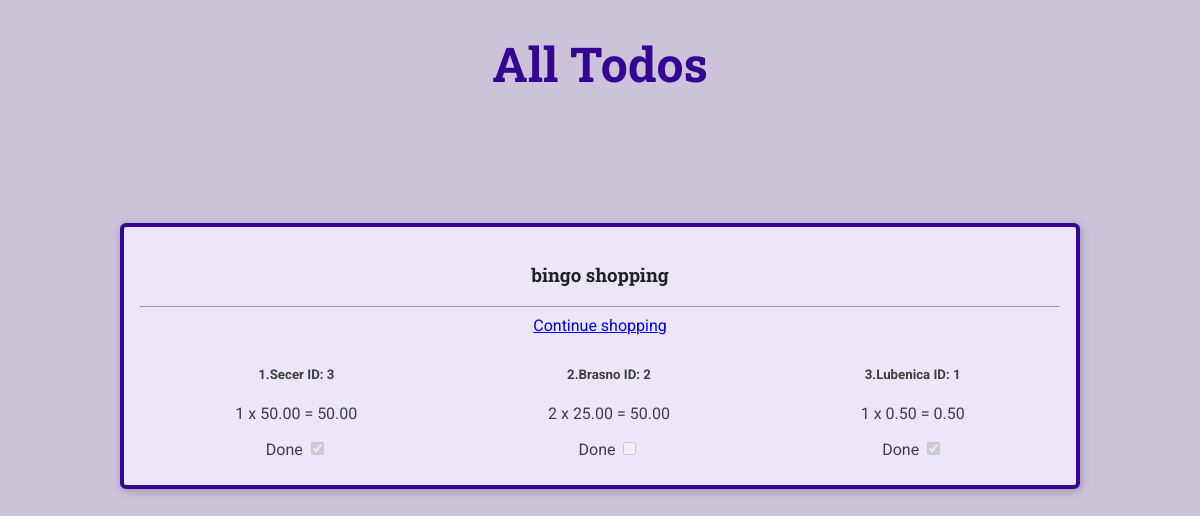
/todo/1, run on the app's committed database.
### todo/models.py (models this page shows, shortened)
class TodoList(models.Model):
    name = models.CharField(max_length=100)

class Product(models.Model):
    title = models.CharField(max_length=100)
    quantity = models.IntegerField(default=1)
    price = models.DecimalField(default=0, max_digits=4, decimal_places=2)
    done = models.BooleanField(default=False)
    todo_list = models.ForeignKey(TodoList, default='General',on_delete=CASCADE)
    @property
    def total_cost(self):
        return self.quantity * self.price
    class Meta:
        ordering = ['-price']

### todo/views.py (the view)
# urls.py: path('<int:todo_list_id>', views.detail, name='detail'),
def detail(request, todo_list_id):
    todo = get_object_or_404(TodoList, pk=todo_list_id)
    return render(request,'todo/details.html', {'todo': todo})

### todo/templates/todo/details.html
{% extends 'todo/base/base.html' %} {% load static %} {% block title %} Details {% endblock %} {% block site_css %}
<link rel="stylesheet" href="{%static 'todo/styles/todo-details.css' %}"> {% endblock %} {% block body %}
<article>
    <h3>{{ todo.name }}</h1>
        <hr>
        <a href="{%  url 'todo:active_list' todo.id %}">Continue shopping</a>
        <ol class="details-list">
            {% for product in todo.product_set.all %}
            <li class="details-list-item">
                <div>
                    <h5>
                        {{ forloop.counter }}.{{ product.title }} ID: {{ product.id }}
                    </h5>
                    <p>
                        {{ product.quantity }} x {{ product.price }} = {{ product.total_cost }}
                    </p>
                    <label for="done{{product.id}}">Done</label>
                    <input type="checkbox" id="done{{product.id}}" name="done" {% if product.done %}checked{% endif %} disabled>
                </div>
            </li>
            {% endfor %}
        </ol>
</article>
{% endblock %}

### todo/templates/todo/base/base.html (shortened to what this page needs)
{% load static %}
<!DOCTYPE html>
<html lang="en">
<head>
    <link rel="stylesheet" href="{% static 'todo/styles/base.css' %}">
    {% block site_css %}{% endblock %}
</head>
<body>
    <header id="main-header">
        <nav><a href="/todo" id="main-logo">All Todos</a></nav>
    </header>
    <main>
        {% block body %}{% endblock %}
    </main>
</body>
</html>

### todo/static/todo/styles/base.css (style rules this page uses)
* { box-sizing: border-box; }
body { font-family: 'Roboto', sans-serif; margin: 0; background-color: #ccc3db; color: #3e3e41; }
ol { list-style: none; margin: 0; padding: 0; }
h1, h2, h3 { font-family: 'Roboto Slab', sans-serif; color: #222224; }
#main-header { width: 100%; text-align: center; padding: 2rem 0; }
#main-logo { font-size: 3rem; font-family: 'Roboto Slab', sans-serif; text-decoration: none; color: #350490; font-weight: bold; }

### todo/static/todo/styles/todo-details.css (style rules this page uses)
article { max-width: 60rem; margin: 5rem auto; border-radius: 6px; background-color: #ede6f8; border: 4px solid #350490; box-shadow: 1px 2px 8px rgba(0, 0, 0, 0.25); position: relative; padding: 1rem; text-align: center; }
.details-list { display: flex; flex-wrap: wrap; flex-direction: row; }
.details-list-item { flex-grow: 1; margin: 10px; }

### data on the page
TodoList: name "bingo shopping"
Product: title "Secer", id "3", quantity "1", price "50.00", total_cost "50.00", done "☑"
Product: title "Brasno", id "2", quantity "2", price "25.00", total_cost "50.00"
Product: title "Lubenica", id "1", quantity "1", price "0.50", total_cost "0.50", done "☑"
